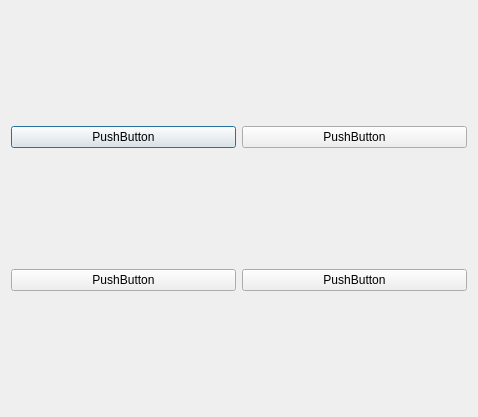
<?xml version="1.0" encoding="UTF-8"?>
<ui version="4.0">
 <class>MyBtn</class>
 <widget class="QDialog" name="MyBtn">
  <property name="geometry">
   <rect>
    <x>0</x>
    <y>0</y>
    <width>478</width>
    <height>417</height>
   </rect>
  </property>
  <property name="windowTitle">
   <string>MyBtn</string>
  </property>
  <layout class="QGridLayout" name="gridLayout">
   <item row="0" column="0">
    <widget class="QPushButton" name="pushButton1">
     <property name="text">
      <string>PushButton</string>
     </property>
    </widget>
   </item>
   <item row="0" column="1">
    <widget class="QPushButton" name="pushButton3">
     <property name="text">
      <string>PushButton</string>
     </property>
    </widget>
   </item>
   <item row="1" column="0">
    <widget class="QPushButton" name="pushButton2">
     <property name="text">
      <string>PushButton</string>
     </property>
    </widget>
   </item>
   <item row="1" column="1">
    <widget class="QPushButton" name="pushButton4">
     <property name="text">
      <string>PushButton</string>
     </property>
    </widget>
   </item>
  </layout>
 </widget>
 <layoutdefault spacing="6" margin="11"/>
 <resources/>
 <connections/>
</ui>
